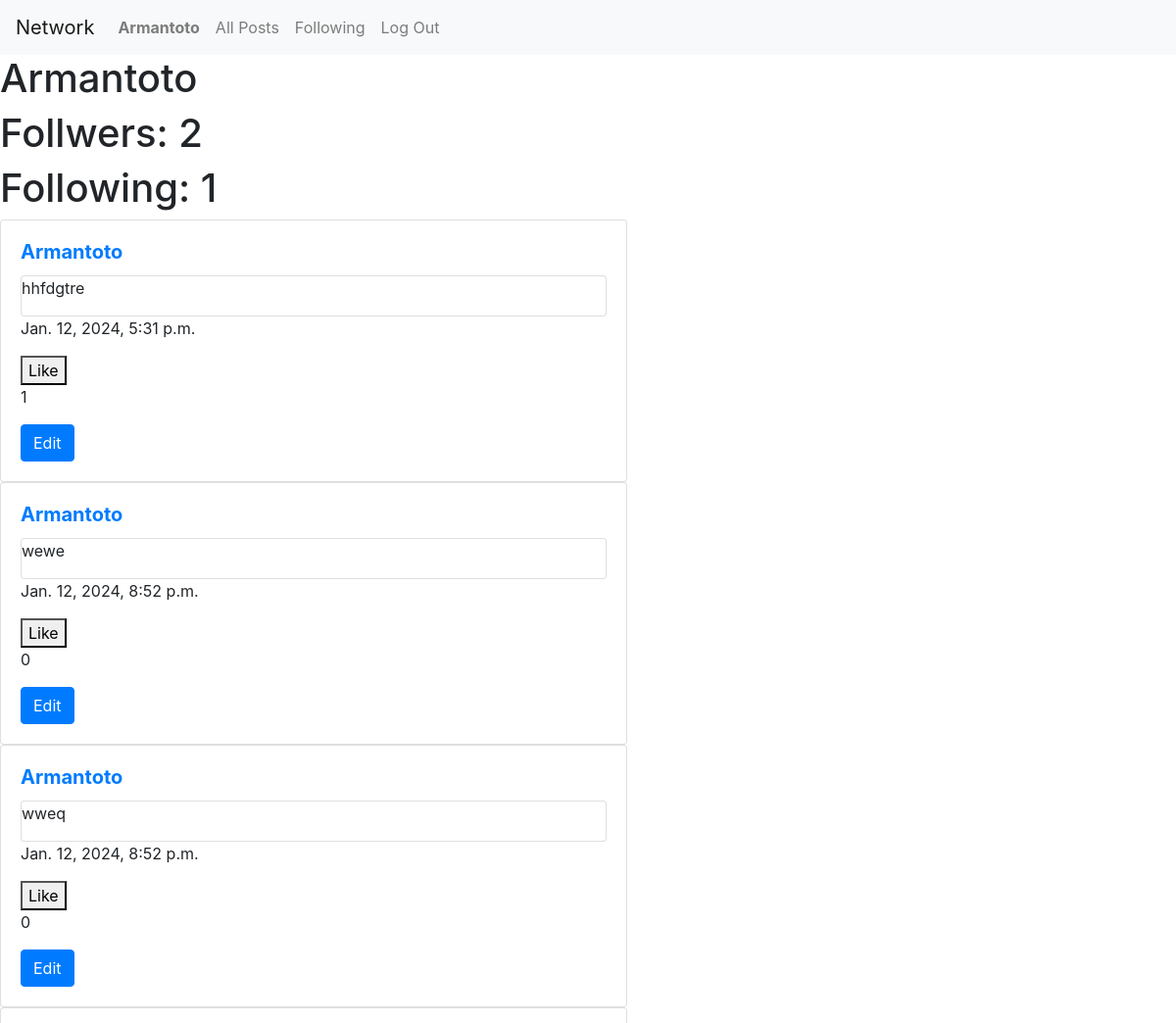
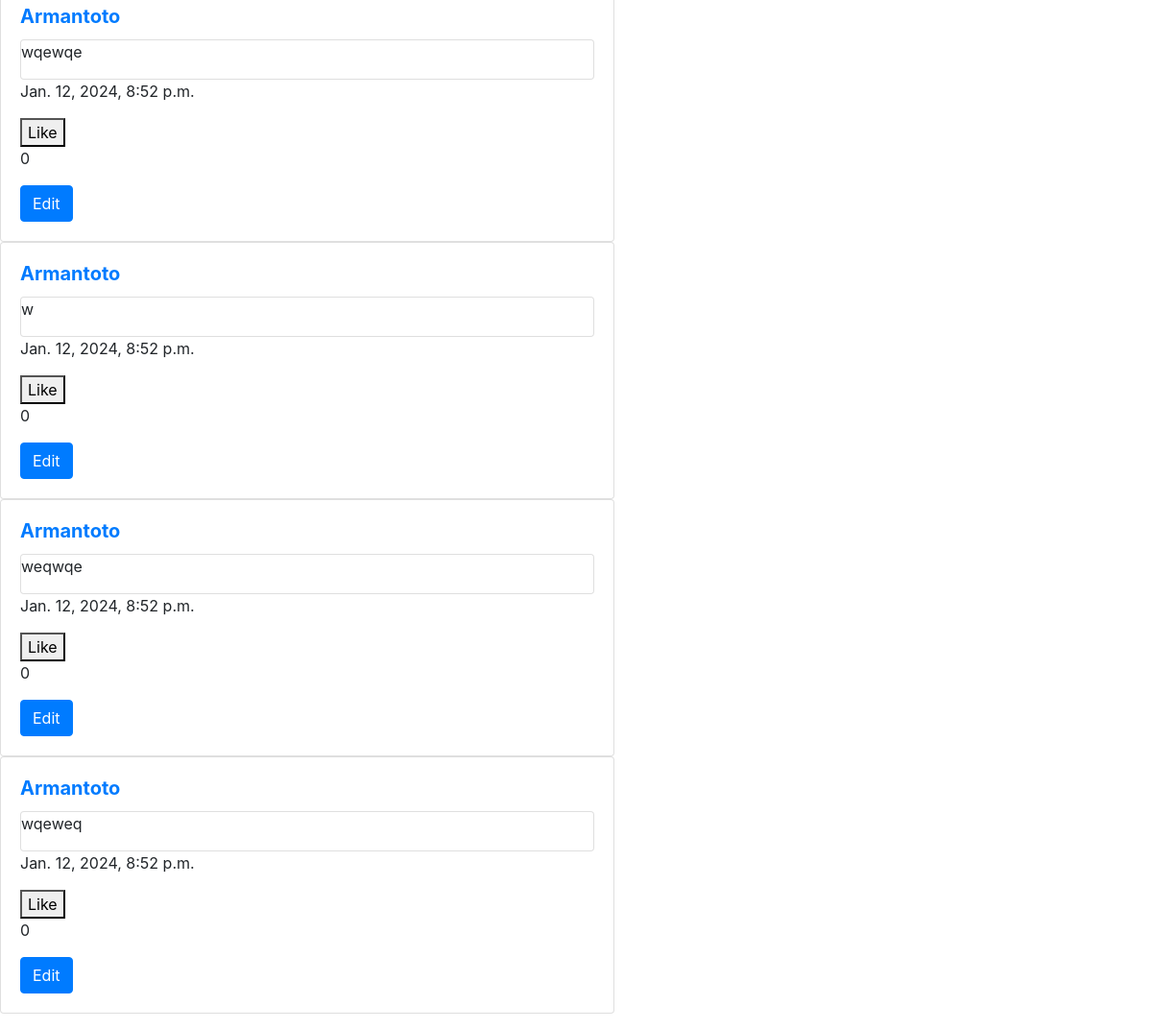
The page /get_user/5/ (signed in) on the database its author committed (2 pictures, top to bottom).
### network/models.py (models this page shows, shortened)
class User(AbstractUser):
    pass

class Post(models.Model):
    creator = models.ForeignKey(User, blank=True, on_delete=models.CASCADE, related_name="creator")
    post_content = models.TextField(max_length=500, blank=True)
    date = models.DateField(auto_now_add=True)
    time = models.TimeField(auto_now_add=True)
    likes = models.ManyToManyField(User, related_name="liked_posts", blank=True)
    likes_count = models.IntegerField(default=0)

### network/views.py (the view)
# urls.py: path("get_user/<int:userID>/", views.get_user, name="get_user"),
def get_user(request, userID):
    user = User.objects.get(pk=userID)
    all_posts = Post.objects.filter(creator=user).order_by('-date', '-time').reverse()
    following = Follow.objects.filter(user_following=user)
    followers = Follow.objects.filter(user_followed=user)
    paginator = Paginator(all_posts, 10)
    pageNumber = request.GET.get("page")
    rightPage = paginator.get_page(pageNumber)
    for post in rightPage:
        post.liked = post.likes.filter(pk=user.pk).exists()
        post.is_creator = (user == post.creator)
    try:
        ifFollowed = followers.filter(user_following=User.objects.get(pk=request.user.id))
        if len(ifFollowed) != 0:
            ifFollowed = True
        else:
            ifFollowed = False
    except:
        ifFollowed = False
    if request.method == "GET":
        return render(request, "network/user.html", {
            "allPosts": all_posts,
            "username": user.username,
            "rightPage": rightPage,
            "following": following,
            "followers": followers,
            "ifFollowed": ifFollowed,
            "currentUser": user
        })

### network/templates/network/user.html (shortened to what this page needs)
{% extends "network/layout.html" %}
{% block body %}
{% load static %}
<h1>{{ username }}</h1>
<div>
    <h1>Follwers: {{ followers.count }}</h1>
    <h1>Following: {{ following.count }}</h1>
</div>
{% for post in rightPage  %}
<div class="card" style="width: 40rem;">
    <div class="card-body">
        <h5 class="card-title"><a href="{% url 'get_user' userID=post.creator.id %}"><strong>{{ post.creator }}</strong></a></h5>
        <div class="card">
            <p id="post-content-{{ post.id }}" class="card-text">{{ post.post_content }}</p>
        </div>
        <p>{{ post.date }}, {{ post.time }}</p>
        <button class="like" data-post-id="{{ post.id }}" data-liked="{{ post.liked }}">
          {% if user.is_authenticated %}
              {% if post.liked %}
                  Unlike
              {% else %}
                  Like
              {% endif %}
          {% else %}
              Likes
          {% endif %}
        </button>
        <p id="like-count-{{ post.id }}">{{ post.likes_count }}</p>
        {% if request.user == post.creator %}
        <button class="btn btn-primary edit" style="color: white;" data-post-id="{{ post.id }}">Edit</button>
        {% endif %}
    </div>
</div>
{% endfor %}
{% endblock %}

### network/templates/network/layout.html (shortened to what this page needs)
{% load static %}
<!DOCTYPE html>
<html lang="en">
    <head>
        <link rel="stylesheet" href="https://stackpath.bootstrapcdn.com/bootstrap/4.4.1/css/bootstrap.min.css">
        <link href="{% static 'network/styles.css' %}" rel="stylesheet">
    </head>
    <body>
        <nav class="navbar navbar-expand-lg navbar-light bg-light">
            <a class="navbar-brand" href="#">Network</a>
            <div>
              <ul class="navbar-nav mr-auto">
                {% if user.is_authenticated %}
                    <li class="nav-item">
                        <a class="nav-link" href="{% url 'get_user' userID=user.id %}"><strong>{{ user.username }}</strong></a>
                    </li>
                {% endif %}
                <li class="nav-item">
                  <a class="nav-link" href="{% url 'index' %}">All Posts</a>
                </li>
                {% if user.is_authenticated %}
                    <li class="nav-item">
                        <a class="nav-link" href="{% url 'following' %}">Following</a>
                    </li>
                    <li class="nav-item">
                        <a class="nav-link" href="{% url 'logout' %}">Log Out</a>
                    </li>
                {% endif %}
              </ul>
            </div>
          </nav>
        <div class="body">
            {% block body %}
            {% endblock %}
        </div>
    </body>
</html>

### rows shown on the page
User: username "Armantoto"
Post: creator "Armantoto", post_content "hhfdgtre", date "Jan. 12, 2024", time "5:31 p.m.", shows "Like", likes_count "1"
Post: creator "Armantoto", post_content "wewe", date "Jan. 12, 2024", time "8:52 p.m.", shows "Like", likes_count "0"
Post: creator "Armantoto", post_content "wweq", date "Jan. 12, 2024", time "8:52 p.m.", shows "Like", likes_count "0"
Post: creator "Armantoto", post_content "wqewqe", date "Jan. 12, 2024", time "8:52 p.m.", shows "Like", likes_count "0"
Post: creator "Armantoto", post_content "w", date "Jan. 12, 2024", time "8:52 p.m.", shows "Like", likes_count "0"
Post: creator "Armantoto", post_content "weqwqe", date "Jan. 12, 2024", time "8:52 p.m.", shows "Like", likes_count "0"
Post: creator "Armantoto", post_content "wqeweq", date "Jan. 12, 2024", time "8:52 p.m.", shows "Like", likes_count "0"

### other values the page prints
{{ followers.count }} "2"
{{ following.count }} "1"
